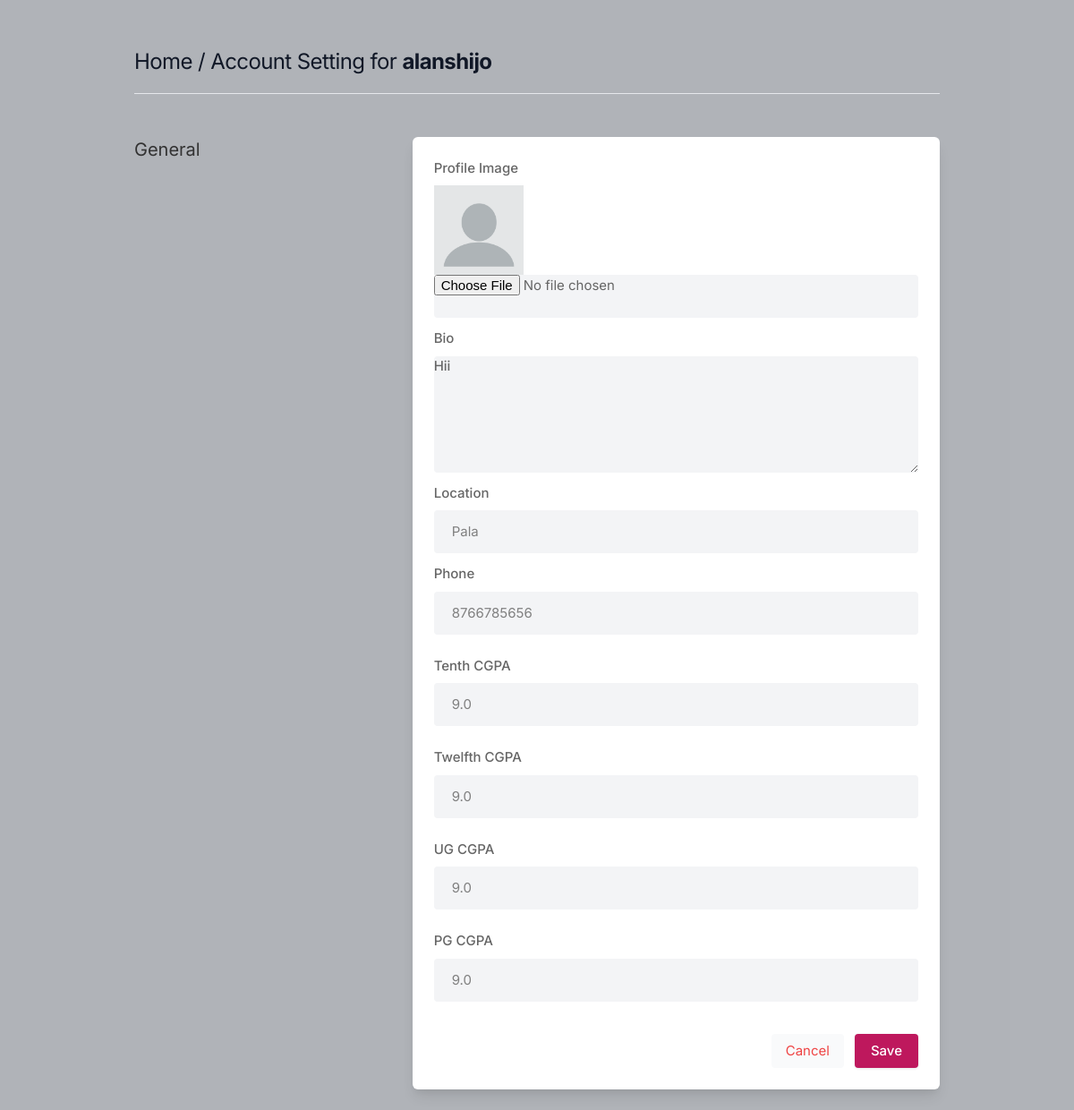
Screenshot of /settings (signed in) with the database file from the repository.
### core/models.py (models this page shows, shortened)
class Profile(models.Model):
    user = models.ForeignKey(User, on_delete=models.CASCADE)
    id_user = models.IntegerField()
    bio = models.TextField(blank=True)
    phone = models.CharField(max_length=10)
    profileimg = models.ImageField(upload_to='profile_images', default='pic.png')
    location = models.CharField(max_length=100, blank=True)
    tenth = models.FloatField(blank=True, default=0)
    twelfth = models.FloatField(blank=True, default=0)
    ug = models.FloatField(blank=True, default=0)
    pg = models.FloatField(blank=True, default=0)

### core/views.py (the view, shortened to what this page needs)
# urls.py: path('settings', views.settings, name='settings'),
@login_required(login_url='signin')
def settings(request):
    user_profile = Profile.objects.get(user=request.user)
    return render(request, 'setting.html', {'user_profile': user_profile})

### templates/setting.html (shortened to what this page needs)
{% load static %}
<!DOCTYPE html>
<html lang="en">
<head>
    <link rel="stylesheet" href="{% static 'assets/css/icons.css' %}">
    <link rel="stylesheet" href="{% static 'assets/css/uikit.css' %}">
    <link rel="stylesheet" href="{% static 'assets/css/style.css' %}">
    <link rel="stylesheet" href="{% static 'assets/css/tailwind.css' %}">
</head>
<body>
            <div class="container m-auto">
                <h1 class="text-2xl leading-none text-gray-900 tracking-tight mt-3"><a href="/">Home</a> / Account Setting for <b>{{user.username}}</b> </h1>
                <br>
                <hr>
                <div class="grid lg:grid-cols-3 mt-12 gap-8">
                    <div>
                        <h3 class="text-xl mb-2"> General</h3>
                    </div>
                    <div class="bg-white rounded-md lg:shadow-lg shadow col-span-2">
                    <form action="" method="POST" enctype="multipart/form-data" onsubmit ="return Val()">
                       <div class="grid grid-cols-2 gap-3 lg:p-6 p-4">
                            <div class="col-span-2">
                                <label for=""> Profile Image</label>
                                <img width="100" height="100" src="{{user_profile.profileimg.url}}" />
                                <input type="file" name="image" value=""  accept="image/png, image/gif, image/jpeg" class="shadow-none bg-gray-100">
                            </div>
                            <div class="col-span-2">
                                <label for="about">Bio</label>
                                <textarea id="about" name="bio" rows="3"  class="shadow-none bg-gray-100">{{user_profile.bio}}</textarea>
                            </div>
                            <div class="col-span-2">
                                <label for=""> Location</label>
                                <input type="text" name="location" value="{{user_profile.location}}" class="shadow-none bg-gray-100">
                            </div>
                           <div class="col-span-2">
                                <label for=""> Phone</label>
                                <input type="text" name="phone" id="phone" value="{{user_profile.phone}}" onkeyup="return Validphone();" class="shadow-none bg-gray-100">
                            </div>
                           <div class="col-span-2">
                                <label for=""> Tenth CGPA</label>
                                <input type="text" name="tenth" id="tenth" value="{{user_profile.tenth}}" onkeyup="return Validten();" class="shadow-none bg-gray-100">
                            </div>
                           <div class="col-span-2">
                                <label for=""> Twelfth CGPA</label>
                                <input type="text" name="twelfth" id="twelfth" value="{{user_profile.twelfth}}" onkeyup="return Validtw();" class="shadow-none bg-gray-100">
                            </div>
                           <div class="col-span-2">
                                <label for=""> UG CGPA</label>
                                <input type="text" name="ug" id="ug" value="{{user_profile.ug}}" onkeyup="return Validug();" class="shadow-none bg-gray-100">
                            </div>
                           <div class="col-span-2">
                                <label for=""> PG CGPA</label>
                                <input type="text" name="pg" id="pg" value="{{user_profile.pg}}" onkeyup="return Validpg();" class="shadow-none bg-gray-100">
                            </div>
                       </div>
                       <div class="bg-gray-10 p-6 pt-0 flex justify-end space-x-3">
                           <button class="p-2 px-4 rounded bg-gray-50 text-red-500"> <a href="/">Cancel</a> </button>
                           <button type="submit" class="button bg-blue-700"> Save </button>
                       </div>
                    </form>
                    </div>
                    </div>
                    <br>
                </div>
</body>
</html>

### static/assets/css/style.css (style rules this page uses)
body { background-color: #B0B3B8!important; }
button { vertical-align: middle; }
span.button, button.button { background-color: #be185d; top: 0; color: #fff; position: relative; padding: 8px 18px; line-height: 22px; position: relative; font-weight: 500; font-size: 15px; display: inline-block; -webkit-transition: all 0.2s ease-in-out; transition: all 0.2s ease-in-out; cursor: pointer; overflow: hidden; border: none; border-radius: 4px; -webkit-box-shadow: 0 1px 3px rgba(0, 0, 0, 0.1); box-shadow: 0 1px 3px rgba(0, 0, 0, 0.1); }
input { height: 48px; line-height: 48px; padding: 0 20px; outline: none; font-size: 15px; color: #808080; max-width: 100%; width: 100%; -webkit-box-sizing: border-box; box-sizing: border-box; display: block; font-weight: 400; opacity: 1; border-radius: 4px; border: none; -webkit-box-shadow: 0 1px 4px 0px rgba(0, 0, 0, 0.12); box-shadow: 0 1px 4px 0px rgba(0, 0, 0, 0.12); }
input[type="text"], input[type="password"], input[type="email"], input[type="number"] { height: 48px; line-height: 48px; padding: 0 20px; outline: none; font-size: 15px; color: #808080; max-width: 100%; width: 100%; -webkit-box-sizing: border-box; box-sizing: border-box; display: block; font-weight: 400; opacity: 1; border-radius: 4px; border: none; -webkit-box-shadow: 0 1px 4px 0px rgba(0, 0, 0, 0.12); box-shadow: 0 1px 4px 0px rgba(0, 0, 0, 0.12); }
textarea { height: 48px; line-height: 48px; padding: 0 20px; outline: none; font-size: 15px; color: #808080; margin: 0 0 16px 0; max-width: 100%; width: 100%; -webkit-box-sizing: border-box; box-sizing: border-box; display: block; background-color: #fff; font-weight: 500; opacity: 1; border-radius: 4px; border: none; -webkit-box-shadow: 0 1px 4px 0px rgba(0, 0, 0, 0.12); box-shadow: 0 1px 4px 0px rgba(0, 0, 0, 0.12); }
input { -webkit-transition: all 0.1s ease-in-out; transition: all 0.1s ease-in-out; }
::placeholder { color: #808080; opacity: 1; }
textarea { height: auto; line-height: 27px; padding: 20px; min-height: 130px; -webkit-transition: none !important; transition: none !important; min-width: 100%; }
label, legend { display: block; font-weight: bold; font-size: 15px; font-weight: 500; margin-bottom: 8px; }
button { border: none; margin: 0; padding: 0; width: auto; overflow: visible; background: transparent; color: inherit; font: inherit; line-height: normal; cursor: pointer; }
a { color: #be185d; -webkit-transition: 0.3s; transition: 0.3s; outline: none !important; }
button { outline: none !important; }
img { max-width: 100%; }
body { color: #666; font-size: 15px; line-height: 27px; background-color: #f0f2f5; font-family: "Inter", sans-serif; text-transform: none; }
h1, h2, h3, h4, h5, h6 { font-family: "Inter", sans-serif; text-transform: none; }
input[type="text"], input[type="password"], input[type="email"] { font-family: "Inter", sans-serif; text-transform: none; }
textarea, select { font-family: "Inter", sans-serif; text-transform: none; }
button, body .pac-container { font-family: "Inter", sans-serif; text-transform: none; }
h1, h2, h3, h4, h5, h6 { color: #333; font-weight: 500; margin: 0; padding: 0; }
h1 { font-size: 32px; }
h3 { font-size: 22px; }
b, strong { font-weight: 700 !important; }
@media (min-width: 1024px) { .container { max-width: 900px !important; padding-top: 45px; } }
.shadow-none { -webkit-box-shadow: none !important; box-shadow: none !important; }

### rows the page displays
Profile: profileimg (picture), bio "Hii", location "Pala", phone "8766785656", tenth "9.0", twelfth "9.0", ug "9.0", pg "9.0"

### other values shown
{{ user.username }} "alanshijo"
